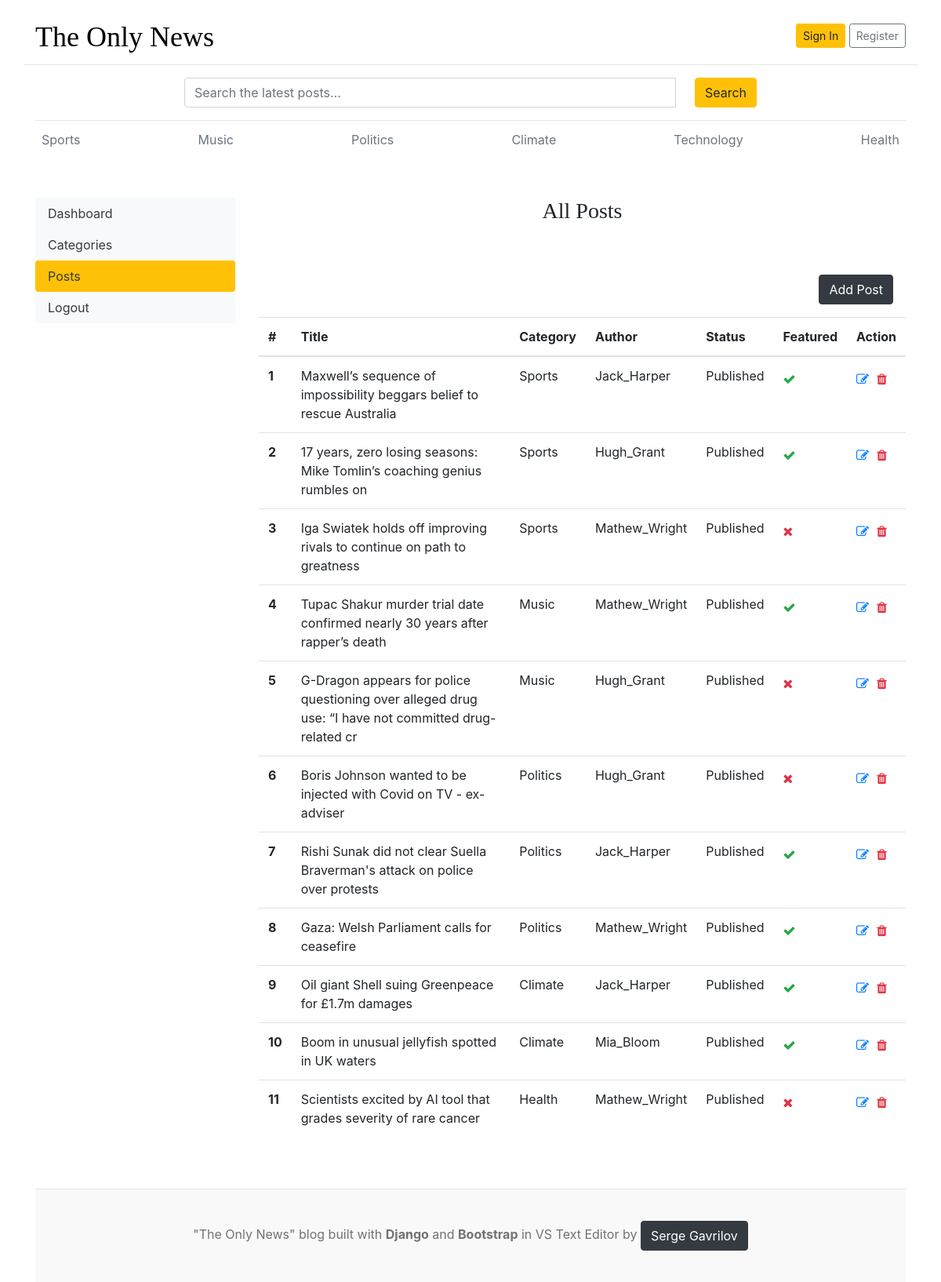
The app's page /dashboard/posts/ with its own data.
### blogs/models.py (models this page shows, shortened)
class Category(models.Model):
    category_name = models.CharField(max_length=50, unique=True)
    created_at = models.DateTimeField(auto_now_add=True)
    updated_at = models.DateTimeField(auto_now=True)
    class Meta:
        verbose_name_plural = 'categories'
    def __str__(self):
        return self.category_name

class Blog(models.Model):
    title = models.CharField(max_length=100)
    slug = models.SlugField(max_length=150, unique=True, blank=True)
    category = models.ForeignKey(Category, on_delete=models.CASCADE)
    author = models.ForeignKey(User, on_delete=models.CASCADE) # if the user gets deleted then the blog posts will also be deleted
    featured_image = models.ImageField(upload_to='uploads/%Y/%m/%d')
    short_description = models.TextField(max_length=500)
    blog_body = models.TextField(max_length=2000)
    status = models.CharField(max_length=20, choices=STATUS_CHOICES, default="draft")
    is_featured = models.BooleanField(default=False)
    created_at = models.DateTimeField(auto_now_add=True)
    updated_at = models.DateTimeField(auto_now=True)

class MyWeb(models.Model):
    myname = models.CharField(max_length=25)
    mylink = models.URLField(max_length=100)
    class Meta:
        verbose_name_plural = 'My Website'

### dashboards/views.py (the view)
# urls.py: path('posts/', views.posts, name='posts'),
def posts(request):
    posts = Blog.objects.all()
    context = {
        'posts':posts,
    }
    return render(request, 'dashboard/posts.html', context )

### blogs/context_processors.py (called while the page is built)
def get_categories(request):
    categories = Category.objects.all()
    return dict(categories=categories)

def get_social_links(request):
    social_links = SocialLink.objects.all()
    return dict(social_links=social_links)

def get_my_web(request):
    my_web = MyWeb.objects.all()
    return dict(my_web=my_web)

### templates/dashboard/posts.html (shortened to what this page needs)
{% extends 'base.html'%}
{% block content %}
<div class="row dashboard">
    {% include 'dashboard/sidebar.html' %}
    <div class="col-md-9">
        <h3 class="text-center mb-5">All Posts</h3>
        <a href="{% url 'add_post' %}" class="btn btn-dark float-right m-3">Add Post</a>
        <table class="table table-hover">
            <thead>
              <tr>
                <th>#</th>
                <th>Title</th>
                <th>Category</th>
                <th>Author</th>
                <th>Status</th>
                <th>Featured</th>
                <th>Action</th>
              </tr>
            </thead>
            <tbody>
                {% for post in posts %}
              <tr>
                <th>{{forloop.counter}}</th>
                <td>{{post.title}}</td>
                <td>{{post.category}}</td>
                <td>{{post.author}}</td>
                <td>{{post.status}}</td>
                <td>{% if post.is_featured %} <i class="fa fa-check text-success py-2 w-25"> {% else %} <i class="fa fa-times text-danger py-2 w-25"></i> {% endif %} </td>
                <td>
                    <a href="{% url 'edit_post' post.id %}"><i class="fa fa-edit py-2 w-25"></i></a>
                    <a href="{% url 'delete_post' post.id %}"><i class="fa fa-trash text-danger py-2 w-25"></i></a>
                </td>
              </tr>
              {% endfor %}
            </tbody>
          </table>
    </div>
</div>
{% endblock %}

### templates/base.html (shortened to what this page needs)
{% load static %}
<!DOCTYPE html>
<html lang="en">
  <head>
    <link
      href="https://getbootstrap.com/docs/4.0/dist/css/bootstrap.min.css"
      rel="stylesheet"
    />
    <link rel="stylesheet"  href="{% static 'style/blog.css' %}" />
    <link rel="stylesheet" href="https://cdnjs.cloudflare.com/ajax/libs/font-awesome/4.7.0/css/font-awesome.min.css">
  </head>
  <body>
    <div class="container">
      <header class="blog-header py-3">
        <div class="row flex-nowrap justify-content-between align-items-center">
          <div class="col-8 pt-1">
            <a class="blog-header-logo" href="/">The Only News</a>
          </div>
          <div class="col-4 d-flex justify-content-end align-items-center">
            {% if not user.is_authenticated%}
            <a class="btn btn-sm btn-warning" href="{% url 'login' %}">Sign In</a> &nbsp;
            <a class="btn btn-sm btn-outline-secondary" href="{% url 'register' %}">Register</a>
            {% else %}
            <span>Welcome:<strong>{{ user }}</strong></span>
            <a class="btn btn-sm btn-outline-secondary ml-3" href="{% url 'logout' %}">Logout</a>
            <a class="btn btn-sm btn-outline-info ml-3" href="{% url 'dashboard' %}"><strong>Dashboard</strong></a>
            {% endif %}
          </div>
        </div>
        <div class="row flex-nowrap justify-content-between align-items-center search_fun mt-2" style="border-top: 1px solid #e5e5e5;" >
          <div class="col-2">
            </div>
          <div class="col-8 mt-3">
            <form action="{% url 'search' %}" method="GET">
              <div class="input-group">
                <input class="form-control" type="text" name="keyword" value="{{ keyword }}" placeholder="Search the latest posts..." aria-label="Enter search term..." aria-describedby="button-search" />
                <button type="submit" class="ml-4 btn btn-warning" id="button-search" type="button">Search</button>
            </div>
            </form>
          </div>
          <div class="col-2">
          </div>
        </div>
      </header>
      <div class="nav-scroller py-1 mb-2">
        <nav class="nav d-flex justify-content-between">
          {% for cat in categories %}
          <a class="p-2 text-muted" href="{% url 'posts_by_category' cat.id %}">{{cat.category_name}}</a>
          {% endfor %}
        </nav>
      </div>
{% block content %}
{% endblock %}
      {% if my_web %}
      <footer class="blog-footer">
        {% for myweb in my_web %}
        <p>"The Only News" blog built with <strong>Django</strong> and <strong>Bootstrap</strong> in VS Text Editor by <a class="btn btn-dark" href="{{ myweb.mylink }}" target="_blank">{{myweb.myname}}</a></p>
        {% endfor %}
      </footer>
      {% endif %}
    </body>
  </html>

### blog_main/static/style/blog.css (style rules this page uses)
.blog-header { border-bottom: 1px solid #e5e5e5; }
.blog-header-logo { font-family: "Playfair Display", Georgia, "Times New Roman", serif; font-size: 2.25rem; color: black; }
h1, h2, h3, h4, h5, h6 { font-family: "Playfair Display", Georgia, "Times New Roman", serif; }
.dashboard { margin-bottom: 50px; margin-top: 50px; }
.blog-footer { padding: 2.5rem 0; color: #727272; text-align: center; background-color: #f9f9f9; border-top: .05rem solid #e5e5e5; }
.blog-footer p:last-child { margin-bottom: 0; }

### records on screen
Category: category_name "Sports"
Category: category_name "Music"
Category: category_name "Politics"
Category: category_name "Climate"
Category: category_name "Technology"
Category: category_name "Health"
Blog: title "Maxwell’s sequence of impossibility beggars belief to rescue Australia", category "Sports", author "Jack_Harper", status "Published", is_featured True (drawn)
Blog: title "17 years, zero losing seasons: Mike Tomlin’s coaching genius rumbles on", category "Sports", author "Hugh_Grant", status "Published", is_featured True (drawn)
Blog: title "Iga Swiatek holds off improving rivals to continue on path to greatness", category "Sports", author "Mathew_Wright", status "Published", is_featured False (drawn)
Blog: title "Tupac Shakur murder trial date confirmed nearly 30 years after rapper’s death", category "Music", author "Mathew_Wright", status "Published", is_featured True (drawn)
Blog: title "G-Dragon appears for police questioning over alleged drug use: “I have not committed drug-related cr", category "Music", author "Hugh_Grant", status "Published", is_featured False (drawn)
Blog: title "Boris Johnson wanted to be injected with Covid on TV - ex-adviser", category "Politics", author "Hugh_Grant", status "Published", is_featured False (drawn)
Blog: title "Rishi Sunak did not clear Suella Braverman's attack on police over protests", category "Politics", author "Jack_Harper", status "Published", is_featured True (drawn)
Blog: title "Gaza: Welsh Parliament calls for ceasefire", category "Politics", author "Mathew_Wright", status "Published", is_featured True (drawn)
Blog: title "Oil giant Shell suing Greenpeace for £1.7m damages", category "Climate", author "Jack_Harper", status "Published", is_featured True (drawn)
Blog: title "Boom in unusual jellyfish spotted in UK waters", category "Climate", author "Mia_Bloom", status "Published", is_featured True (drawn)
Blog: title "Scientists excited by AI tool that grades severity of rare cancer", category "Health", author "Mathew_Wright", status "Published", is_featured False (drawn)
MyWeb: myname "Serge Gavrilov"
